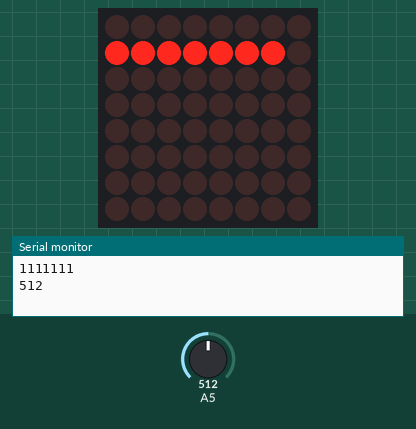
This sketch was run on a simulated Arduino Uno, built with avr-gcc and run on an emulated ATmega328P. Shown: 8×8 LED matrix, the last lines printed to the serial monitor. Wiring (inferred from the names in the program): LED matrix (orientation assumed): rows pin 12, pin 8, pin 11, pin 5, pin 13, pin 10, A4, A1; columns pin 7, A3, A2, pin 3, A0, pin 4, pin 6, pin 9. The inputs (shaded band) are chosen by the test bench; at power-on: A5 = 512. Random numbers use the default seed unless the sketch sets one.

Above: at 2.04 s.
At 4.04 s:
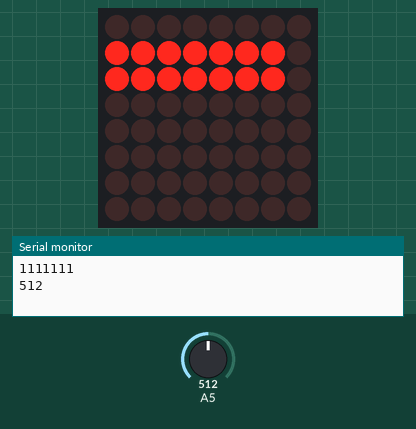
At 6.04 s:
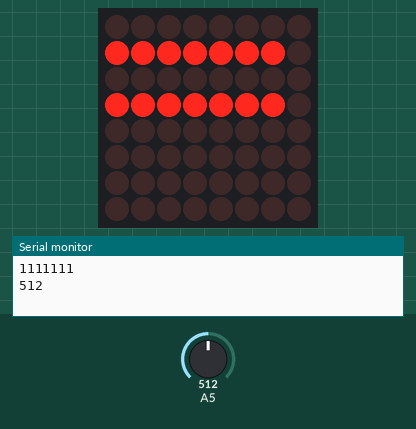
At 8.04 s:
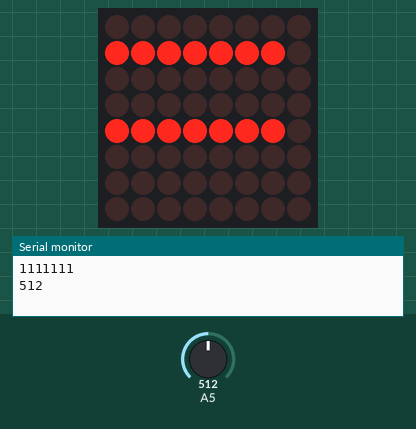
At 16.1 s:
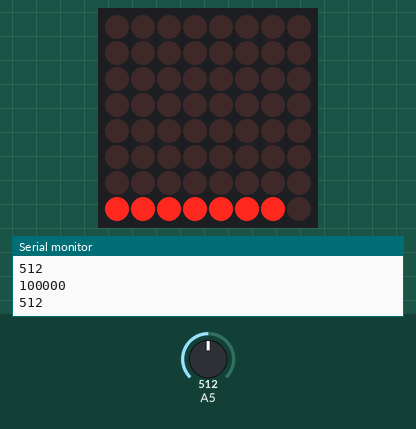
At 30.1 s:
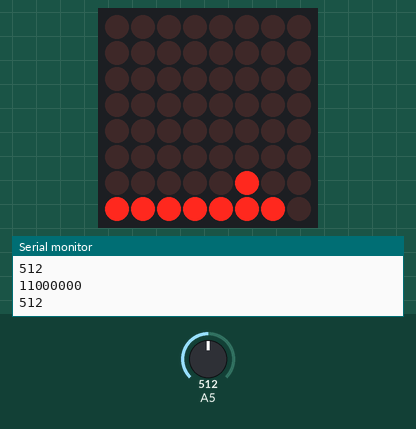

The sketch:

dot.ino
```cpp
const int rowPins[8] = {12, 8, 11, 5, 13,10, A4, A1};    // broches pour les lignes
const int colPins[8] = {7,A3, A2,3, A0, 4, 6, 9}; // broches pour les colonnes

int val;
int copy=0;
bool state[8]={false};
int endL=1;
int  etatSuiv=0;
int potent;
byte tetri=B00000000;
volatile byte matrice[8] = {0};
volatile byte ligneActive = 0;

void setup()
{
  for (int i = 0; i < 8; i++)
  {
    pinMode(rowPins[i], OUTPUT);
    pinMode(colPins[i], OUTPUT);
  }

  //configuration interruption timer2
  cli(); // désactiver interruptions
  TCCR2A = 0;
  TCCR2B = 0;
  TCNT2  = 0;

  OCR2A = 249;              // compare match = 1ms à 16MHz avec prescaler 64
  TCCR2A |= (1 << WGM21);   // mode CTC
  TCCR2B |= (1 << CS22);    // prescaler 64
  TIMSK2 |= (1 << OCIE2A);  // activer l'interruption Timer2
  sei();

  //pinMode(2, INPUT);
   Serial.begin(9600);
  randomSeed(digitalRead(0));

  eteindreTout();
}


void loop() {
  potent=analogRead(A5);
  val=0;
  tetri=tetriForm();

  Serial.println(tetri,BIN);
  Serial.println(potent);

  while(val<8)
  {
    digitalWrite(rowPins[val], LOW);
    for (int col = 0; col < 8; col++) {

        digitalWrite(colPins[col], bitRead(tetri, col)); // allume la LED (inverse si anode/cathode change)

    }

    delay(2000);

    if(val!=7 )
    {

    if(state[val+1])
    {
     if((matrice[val+1]&tetri))
    {state[val]=true;
    matrice[val]|=tetri;
    /*if(matrice[val]==255)
    {
      for(int j=val;j<7;j++)
      {
        matrice[j]=matrice[j+1];
      }
      matrice[7]=0;
    }*/
    break;
    }
    else val++;
    }
    else val++;

    }
    else
    {
    state[7]=true;
    matrice[7]|=tetri;
   /* if(matrice[val]==255)
    {
      for(int j=val;j<7;j++)
      {
        matrice[j]=matrice[j+1];
      }
      matrice[7]=0;
    }*/
    val++;
    }
    digitalWrite(rowPins[val], HIGH);
  }
}

//gestion d'interruption--pour le rafraichissement
ISR(TIMER2_COMPA_vect)
{
   eteindreTout(); // éteint toutes les lignes/colonnes
  deplacerTetri(potent,tetri);
  byte data = matrice[ligneActive];

  // Colonnes (anodes = HIGH pour allumer, LOW pour éteindre)
  for (int col = 0; col < 8; col++) {
    digitalWrite(colPins[col], bitRead(data, col));
  }

  // Ligne active (cathode commune = LOW pour allumer)
  digitalWrite(rowPins[ligneActive], LOW);

  ligneActive = (ligneActive + 1) %8;
}

//eteidre toutes les lignes
void eteindreTout()
{
   for (int i = 0; i < 8; i++) {
    digitalWrite(rowPins[i], HIGH);
    digitalWrite(colPins[i], LOW); // selon matrice, HIGH ou LOW
  }
}

//obtenir tetri
byte tetriForm()
{
byte tetri=B00000000;
  int randL=random(8);
  int randP=random(8);
  int validity=randP+randL;
  if(validity>8){randL=(validity)%8;}
  if(randL==0) {randL=1;randP=0;}
  for (int row = 0; row < randL; row++) {
  tetri|=(1<<(7-randP-row));
  }
return tetri;
}

//deplacer tetri a gauche ou a droite

void deplacerTetri(int potent,byte tetri)
{
  int copy=analogRead(A5);
    if(copy>potent+5)
    { potent=copy;
      tetri=tetri<<1;
      }
    else if(copy<potent-5)
      {potent=copy;
      tetri=tetri>>1;
      }
}
```

Measured:
- what the display in image 4 shows lasts 13.9 s, from 16.1 s to 30.0 s
